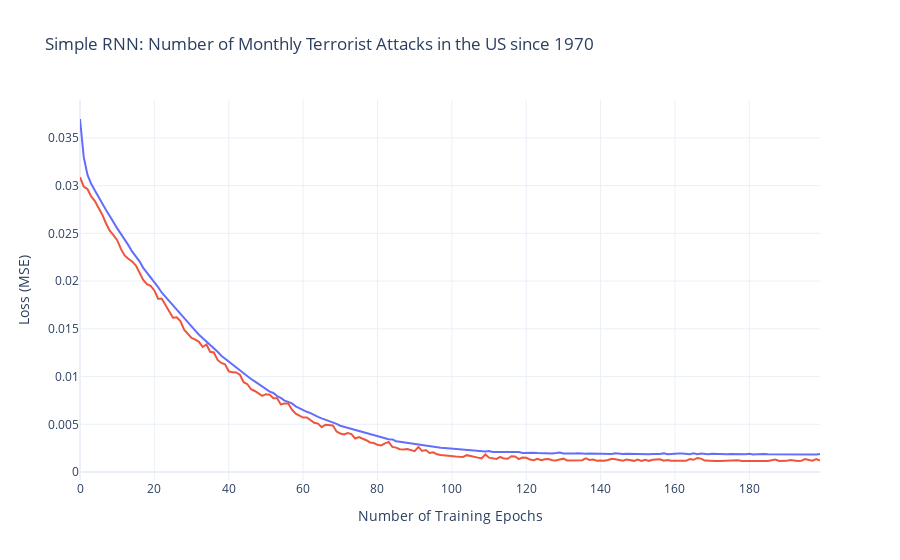

The notebook cell saved with this chart:
### Markdown cell above
## Visualize Fitting History

### Code cell
#HISTORY PLOT
epochs_steps = [*range(0, len(history.history['loss']))]

# MAKE PREDICTIONS
train_predict = model.predict(trainX).squeeze()
test_predict = model.predict(testX).squeeze()
print(trainX.shape, train_predict.shape,trainY.shape,testX.shape, test_predict.shape,testY.shape)

#COMPUTE RMSE
print(trainY.shape, train_predict.shape)
train_rmse = np.sqrt(mean_squared_error(trainY, train_predict))
test_rmse = np.sqrt(mean_squared_error(testY, test_predict))
print(np.mean((trainY-train_predict)**2.0))
print(np.mean((testY-test_predict)**2.0))

print('Train MSE = %.5f RMSE = %.5f' % (train_rmse**2.0,train_rmse))
print('Test MSE = %.5f RMSE = %.5f' % (test_rmse**2.0,test_rmse))    

# PLOTLY PLOT
plotly_line_plot([epochs_steps,epochs_steps],[history.history['loss'],history.history['val_loss']],title="GRU Model With L2 Regularization: Number of Monthly Terrorist Attacks in the US since 1970",x_label="Number of Training Epochs",y_label="Loss (MSE)")

### Figure 1 — Plotly figure (JSON) as saved in the notebook; plotly's stock layout.template omitted (floating-point values rounded to 4 significant figures; data arrays with more than 128 entries replaced by an {"elided": "..."} marker saying what was removed)
{"data": [{"hovertemplate": "x=%{x}<br>y=%{y}<extra></extra>", "legendgroup": "", "line": {"color": "#636efa", "dash": "solid"}, "mode": "lines", "name": "", "orientation": "v", "showlegend": false, "type": "scatter", "x": {"elided": "200 int values"}, "xaxis": "x", "y": {"elided": "200 float values"}, "yaxis": "y"}, {"mode": "lines", "type": "scatter", "x": {"elided": "200 int values"}, "y": {"elided": "200 float values"}}], "layout": {"legend": {"tracegroupgap": 0}, "showlegend": false, "title": {"text": "Simple RNN: Number of Monthly Terrorist Attacks in the US since 1970"}, "xaxis": {"anchor": "y", "domain": [0, 1], "title": {"text": "Number of Training Epochs"}}, "yaxis": {"anchor": "x", "domain": [0, 1], "title": {"text": "Loss (MSE)"}}}}
